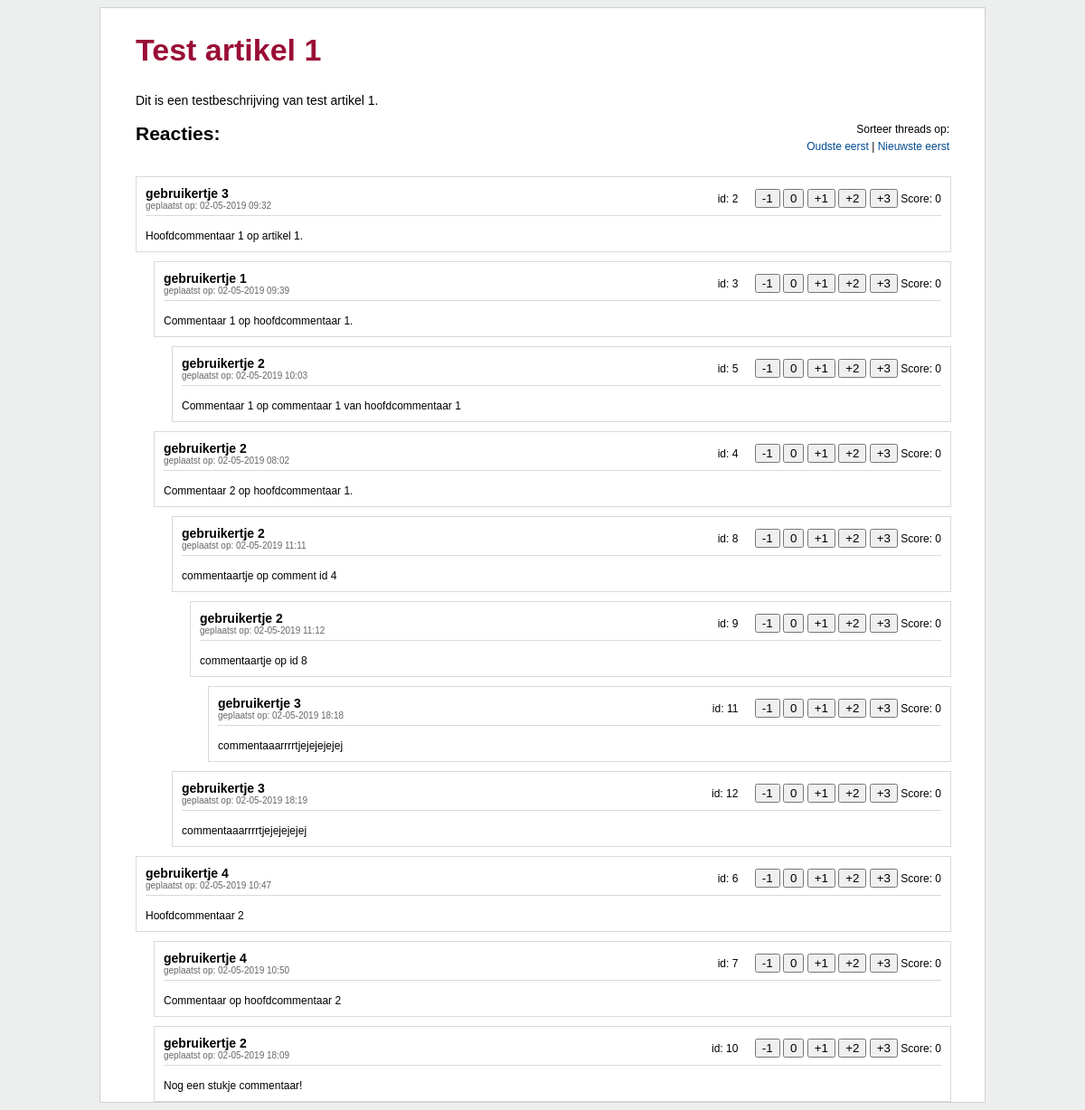
Before: / with the older database file.
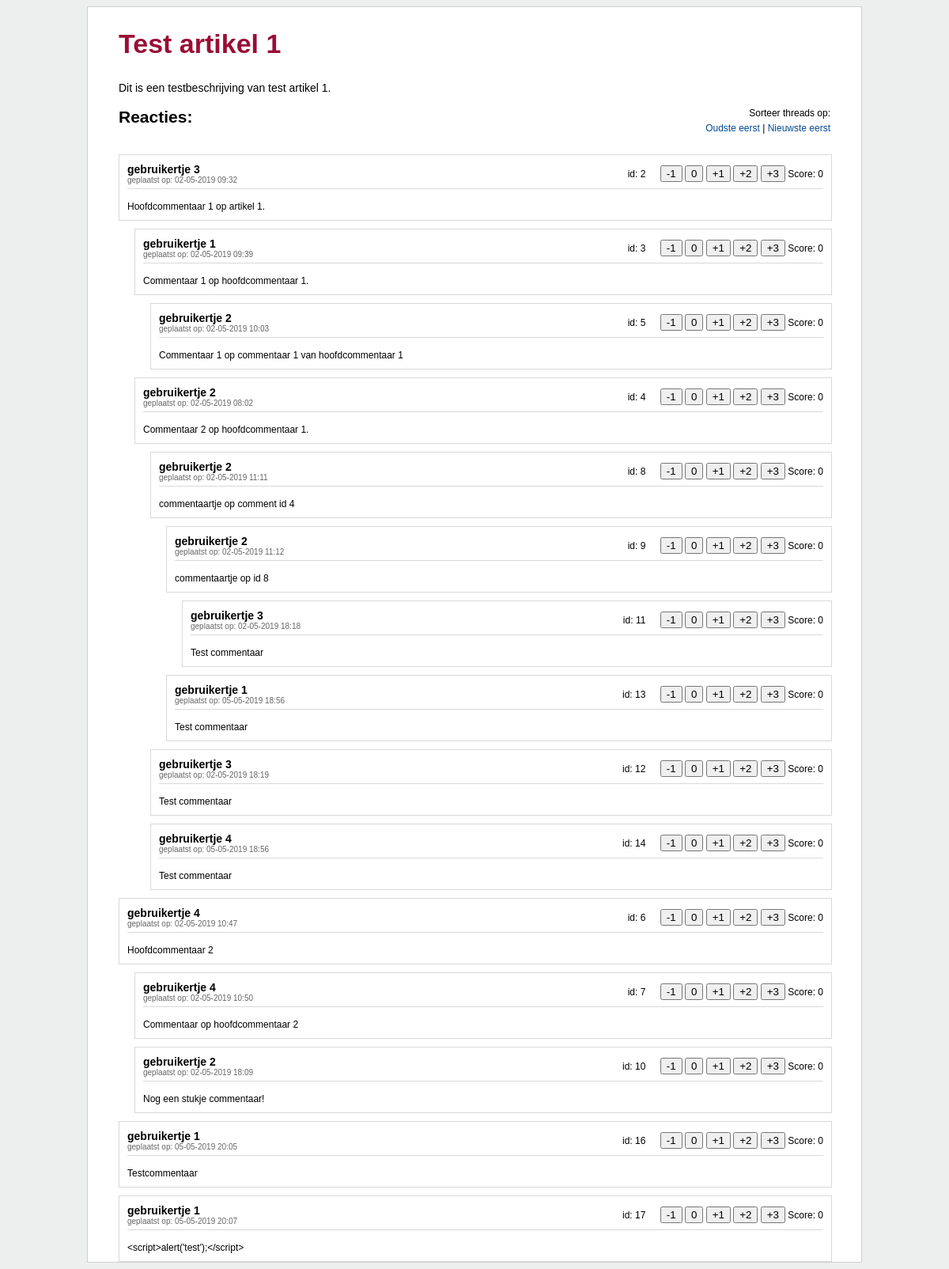
After: the same page with the newer database file.
### tables this page shows
CREATE TABLE `articles` (
  `id` int(11) NOT NULL AUTO_INCREMENT,
  `title` varchar(100) NOT NULL,
  `description` text NOT NULL,
  `date_created` datetime NOT NULL ON UPDATE CURRENT_TIMESTAMP,
  PRIMARY KEY (`id`)
);

CREATE TABLE `comments` (
  `id` int(11) NOT NULL AUTO_INCREMENT,
  `tree_id` int(11) NOT NULL,
  `lft` int(11) NOT NULL,
  `rgt` int(11) NOT NULL,
  `depth` int(11) NOT NULL,
  `article_id` int(11) DEFAULT NULL,
  `user_id` int(11) DEFAULT NULL,
  `description` text,
  `date_created` datetime DEFAULT NULL,
  PRIMARY KEY (`id`),
  KEY `tree_id` (`tree_id`),
  KEY `node_left_index` (`lft`),
  KEY `node_right_index` (`rgt`),
  KEY `node_depth_index` (`depth`),
  CONSTRAINT `comments_ibfk_1` FOREIGN KEY (`tree_id`) REFERENCES `comments_tree` (`tree_id`) ON DELETE CASCADE ON UPDATE CASCADE
);

CREATE TABLE `users` (
  `id` int(11) NOT NULL AUTO_INCREMENT,
  `name` varchar(255) NOT NULL,
  PRIMARY KEY (`id`)
);

### autoloader.php (called while the page is built, shortened)
<?php
spl_autoload_register(function ($class) {
    $prefix = 'Tweakers\\';
    $base_dir = __DIR__ . DIRECTORY_SEPARATOR . 'src' . DIRECTORY_SEPARATOR;
    $len = strlen($prefix);
    $relative_class = substr($class, $len);
    $file = $base_dir . str_replace('\\', DIRECTORY_SEPARATOR, $relative_class) . '.php';
});

### connection.php (called while the page is built, shortened)
<?php
$host = 'db';
$username = 'tweakers-test';
$password = 'test-tweakers';
$database = 'tweakers';
$options = [
    PDO::ATTR_DEFAULT_FETCH_MODE => PDO::FETCH_ASSOC,
    PDO::ATTR_ERRMODE, PDO::ERRMODE_WARNING,
];
try {
    $pdoConnection = new PDO(
        "mysql:host={$host};dbname={$database};charset=utf8;",
        $username,
        $password,
        $options
    );
    $adapter = new PDOAdapter($pdoConnection, 'comments');
} catch ( PDOException $exception) {
    if ($exception->getCode() == 1045) {
        die('Access denied.');
    }
    die('database connection failed.');
}

### src/Model/Article.php (called while the page is built, shortened)
<?php
class Article
{
    protected $pdo;
    protected $adapter;
    protected $id;
    public $comments;
    public function __construct(int $id, PDO $pdo, PDOAdapter $adapter)
    {
        $this->pdo = $pdo;
        $this->adapter = $adapter;
        $this->id = $id;
        if (!$this->fetchArticle()) {
            throw new \Exception("Article cannot be found.");
        }
    }
    public function getComments(string $sortOrder): array
    {
        if (! $this->comments) {
            $commentTree = new CommentThread($this->adapter, $this->pdo);
            $this->comments = $commentTree->getCommentThreads($this->id, $sortOrder);
        }
        return $this->comments;
    }
    protected function fetchArticle(): bool
    {
        $sql = "
            SELECT *
            FROM " . self::ARTICLE_TABLE . "
            WHERE id=:id
        ";
        $stmt = $this->pdo->prepare($sql);
        $stmt->execute(['id' => $this->id]);
        $result = $stmt->fetch();
        $this->title = $result['title'];
        $this->description = $result['description'];
        $dateCreated = new DateTime($result['date_created']);
        return true;
    }
}

### src/Model/CommentThread.php (called while the page is built, shortened)
<?php
class CommentThread
{
    protected $adapter;
    protected $pdo;
    public function __construct(PDOAdapter $adapter, PDO $pdo)
    {
        $this->adapter = $adapter;
        $this->pdo = $pdo;
    }
    public function getCommentThreads(int $articleId, string $sortOrder): array
    {
        $sql = "
            SELECT c.id
            FROM " . self::COMMENT_TABLE . " AS c
            LEFT JOIN comments_tree AS ct ON c.tree_id = ct.tree_id
            WHERE c.article_id = :article_id
            AND c.depth = :depth
            ORDER BY date_created {$sortOrder}
        ";
        $stmt = $this->pdo->prepare($sql);
        $stmt->execute([
            ':depth' => Node::INITIAL_DEPTH,
            ':article_id' => $articleId
        ]);
        $rootCommentIds = $stmt->fetchAll(PDO::FETCH_COLUMN);
        $trees = [];
        foreach($rootCommentIds as $id) {
            $trees[] = $this->adapter->getAllChildren($id);
        }
        return $trees;
    }
}

### src/NestedSet/Adapter/PDOAdapter.php (called while the page is built, shortened)
<?php
class PDOAdapter implements AdapterInterface
{
    private $db;
    private $tablePrefix;
    function __construct(PDO $db, string $tablePrefix = 'nested_set_')
    {
        $this->db = $db;
        $this->tablePrefix = $tablePrefix;
    }
    public function getNode(int $id): Node
    {
        $stmt = $this->db->prepare("select * from {$this->tablePrefix} where id = :id");
        $stmt->execute([':id' => $id]);
        $data = $stmt->fetch(PDO::FETCH_ASSOC);
        return new Node($data);
    }
    public function getAllChildren(int $nodeId): array
    {
        $parent = $this->getNode($nodeId);
        $sql = "
            SELECT
                   c.*,
                   u.name AS user_name,
                   AVG(cs.score) AS average_score
            FROM {$this->tablePrefix} AS c
            LEFT JOIN users AS u ON c.user_id = u.id
            LEFT JOIN {$this->tablePrefix}_score AS cs ON c.id = cs.comment_id
            WHERE lft >= :left
            AND rgt <= :right
            AND tree_id = :tree_id
            GROUP BY c.id
            ORDER BY lft ASC
        ";
        $stmt = $this->db->prepare($sql);
        $stmt->execute([
            ':left' => $parent->lft,
            ':right' => $parent->rgt,
            ':tree_id' => $parent->tree_id,
        ]);
        $data = $stmt->fetchAll(PDO::FETCH_ASSOC);
        return array_map(function($row) {
            return new Node($row);
        }, $data);
    }
}

### public/index.php (the view, shortened to what this page needs)
<?php
include '../autoloader.php';
include '../connection.php';
$articleId = (int)$_GET['articleId'] ?: 1;
$sortOrder = 'ASC';
try {
    $article = new Article($articleId, $pdoConnection, $adapter);
    $articleComments = $article->getComments($sortOrder);
} catch (\Exception $e) {
    die($e->getMessage());
}
?>
<html>
<head>
    <link rel="stylesheet" type="text/css" href="assets/tweakers.css" />
</head>
<body>
    <div class="wrapper">
        <article class="content">
            <header class="title"><h1><?php echo htmlspecialchars($article->title);?></h1></header>
            <section class="description"><?php echo htmlspecialchars($article->description);?></section>
            <section>
                <header class="sort">
                    <div>Sorteer threads op:</div>
                    <a href="/index.php?articleId=<?php echo $_GET['articleId'];?>&sort=asc">Oudste eerst</a> |
                    <a href="/index.php?articleId=<?php echo $_GET['articleId'];?>&sort=desc">Nieuwste eerst</a>
                </header>
                <main>
                    <h2>Reacties:</h2>
                    <?php foreach($articleComments as $key => $tree): ?>
                        <ul class="comments">
                        <?php
                            $currDepth = 0;
                            foreach( $tree as $node ) {
                                if ($node->depth > $currDepth) {
                                    echo '<ul>';
                                } elseif($node->depth > 0) {
                                    echo '</li>';
                                }
                                if ($node->depth < $currDepth) {
                                    echo str_repeat("</ul>", $currDepth - $node->depth);
                                }
                                $averageScore = ceil($node->average_score);
                                $commentCreated = new \DateTime($node->date_created);
                                $comment = "
                                    <div class=\"comment-body\">
                                        <header>
                                            <span class='info'>
                                                <span class='username'>{$node->user_name}</span>
                                                <span class='date'>geplaatst op: {$commentCreated->format('d-m-Y H:i')}</span>
                                            </span>
                                            <span data-comment-id='{$node->id}' class='rating'>
                                                <span class='id'>id: {$node->id}</span>
                                                <button data-rating='-1' class='rate min-one'>-1</button>
                                                <button data-rating='0' class='rate zero'>0</button>
                                                <button data-rating='1' class='rate plus-one'>+1</button>
                                                <button data-rating='2' class='rate plus-two'>+2</button>
                                                <button data-rating='3' class='rate plus-three'>+3</button>
                                                <span class='average'>Score: {$averageScore}</span>
                                            </span>
                                        </header>
                                        <section>{$node->description}</section>
                                    </div>
                                ";
                                echo "<li class=\"comment\">{$comment}";
                                $currDepth = $node->depth;
                            }
                            if ($currDepth > 0) {
                                while($currDepth >= 0) {
                                    echo "</li></ul>";
                                    $currDepth--;
                                }
                            }
                        ?>
                   <?php endforeach; ?>
                </main>
            </section>
        </article>
    </div>
</body>
</html>

### public/assets/tweakers.css (style rules this page uses)
body { font-size: 14px; font-family: "arial","helvetica","Liberation Sans",sans-serif; background: #edeeee; }
a { color: #014a93; text-decoration: none; }
.wrapper { margin: 0 auto; width: 100%; max-width: 980px; }
.wrapper .content { background: #fff; padding: 0 39px; border: 1px solid #cfd0d0; }
.content h1 { color: #9a0e36; font-size: 34px; line-height: 1.1; }
.content header { clear: both; }
.content header.sort { float:right; width: 24%; text-align: right; margin-bottom: 10px; }
.sort { font-size: 12px; }
.sort div { margin-bottom: 5px; }
.content main h2 { margin-bottom: 35px; }
ul, li { list-style: none; display:block; margin: 0; padding: 0; }
.comments li.comment { max-width: 100%; margin-left: 20px; margin-top: 10px; }
.comments > li.comment { margin-left: 0; }
li.comment .comment-body { width: 100%; border: 1px solid #d9d9d9; }
.comment-body header { display: flex; flex: 1 0 auto; flex-direction: row; flex-wrap: wrap; margin: 10px; padding-bottom: 5px; border-bottom: 1px solid #d9d9d9; }
.comment-body header .rating { margin-left: auto; align-self: center; font-size: 12px; }
.comment-body header .username { font-weight: bold; display:block; width: 100%; }
.comment-body header .date { font-size: 10px; color: #666; display:inline-block; }
.comment-body header .id { margin-right: 15px; }
.comment-body section { margin: 15px 10px 10px 10px; font-size: 12px; }
.comment .comment { margin-left: 10px; }
.rating { text-align: right; }

Changed rows visible on the page:
changed comments id 11: description "commentaaarrrrtjejejejejej" → "Test commentaar"
added comments: user.name "gebruikertje 1", date_created "05-05-2019 18:56", id "13", averageScore "0", description "Test commentaar"
changed comments id 12: description "commentaaarrrrtjejejejejej" → "Test commentaar"
added comments: user.name "gebruikertje 4", date_created "05-05-2019 18:56", id "14", averageScore "0", description "Test commentaar"
added comments: user.name "gebruikertje 1", date_created "05-05-2019 20:05", id "16", averageScore "0", description "Testcommentaar"
added comments: user.name "gebruikertje 1", date_created "05-05-2019 20:07", id "17", averageScore "0", description "<script>alert('test');</script>"
